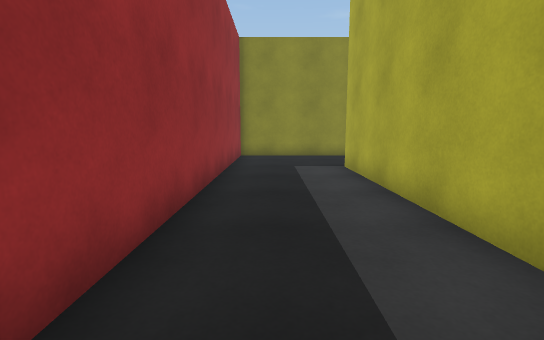
view 1 (above)

20 first-person views from a walk through a 3-D level made in the Unity game engine. The camera is 1.2 m above the floor, tilts 8° down and sees 85° across. The floor is counted in squares, 1 m on a side. Each view is taken from the middle of a square. On the plan, view 1 faces up. The plan holds only what a view shows up to about 13 squares ahead; the rest is blank. The place goes on beyond the plan. The player character is not drawn.

view 2
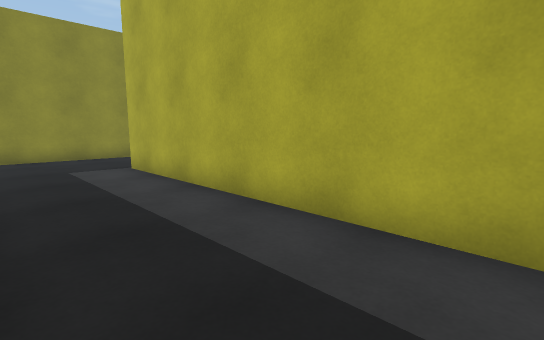

view 3
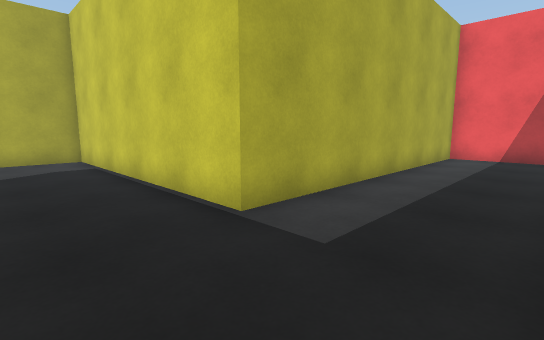

view 4
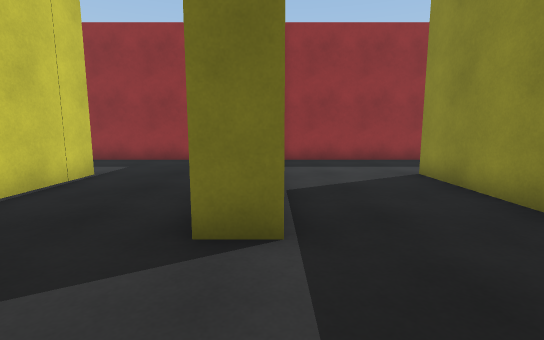

view 5
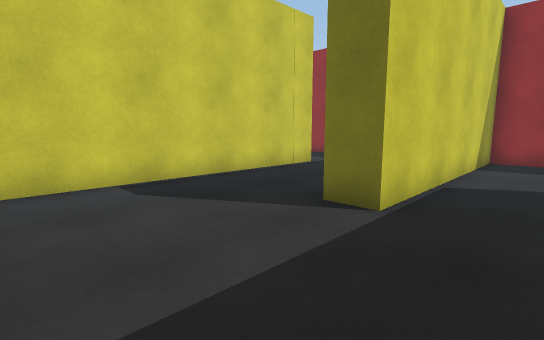

view 6
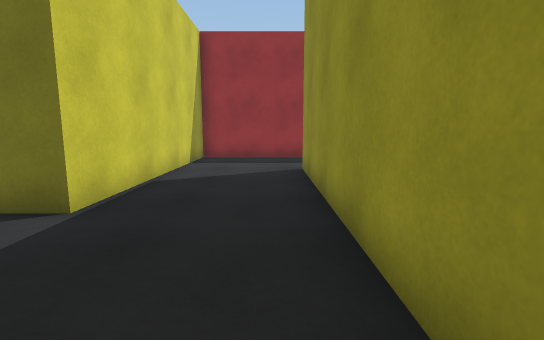

view 7
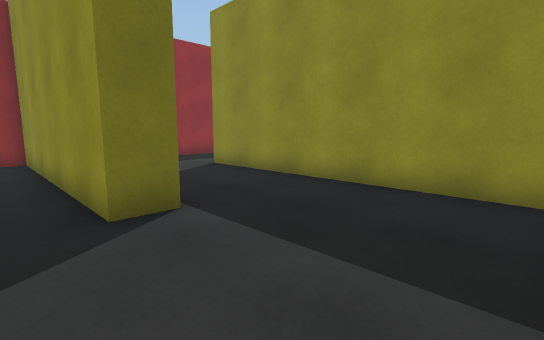

view 8
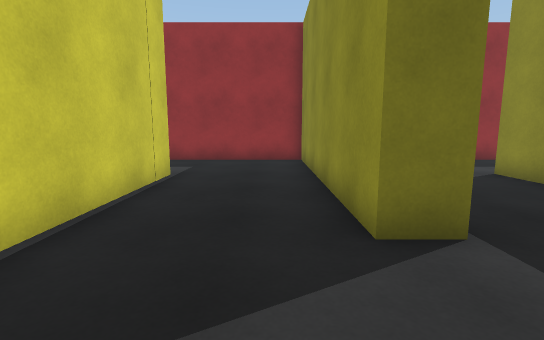

view 9
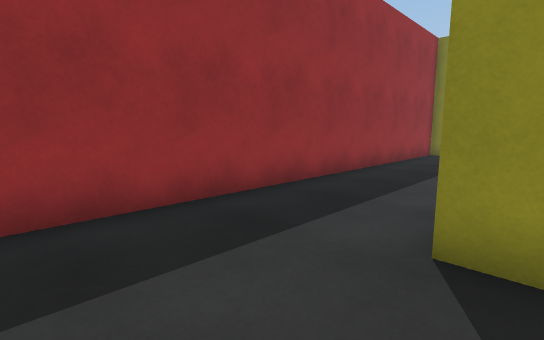

view 10
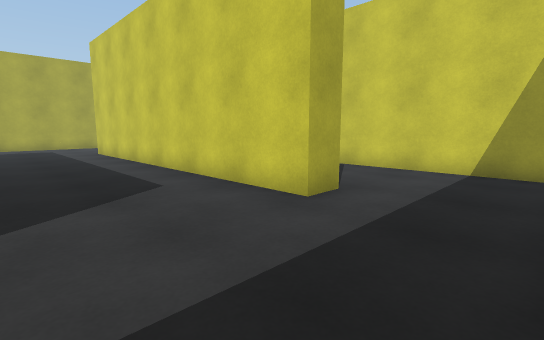

view 11
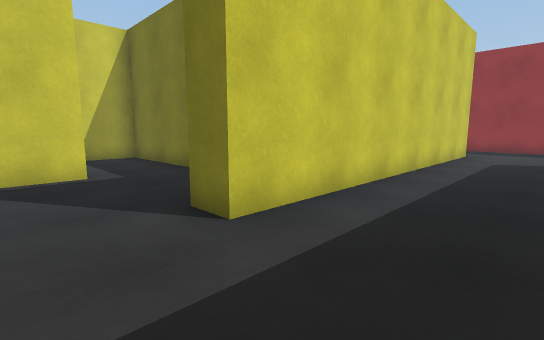

view 12
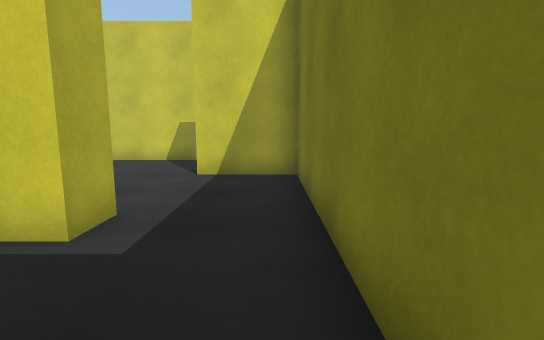

view 13
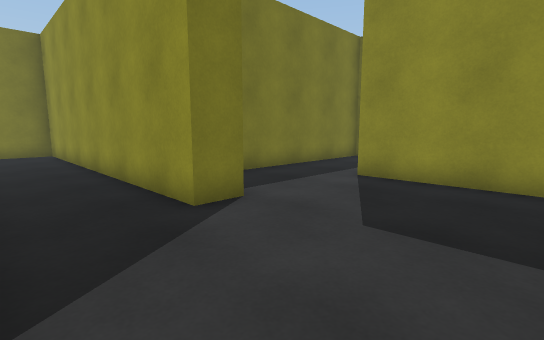

view 14
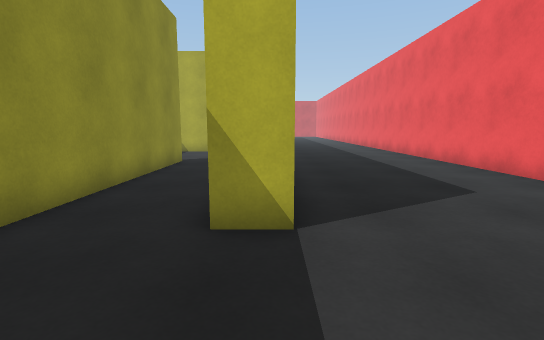

view 15
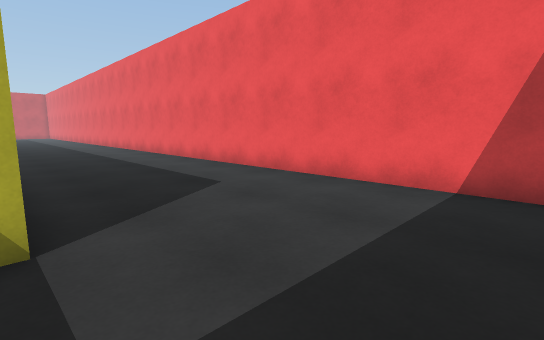

view 16
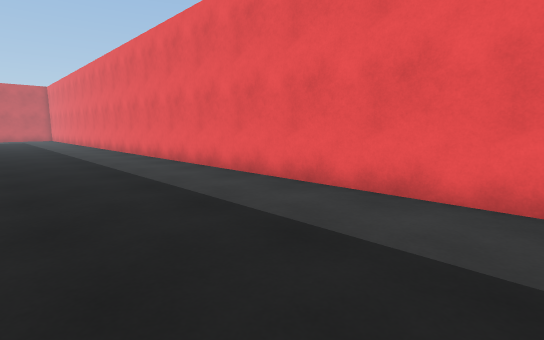

view 17
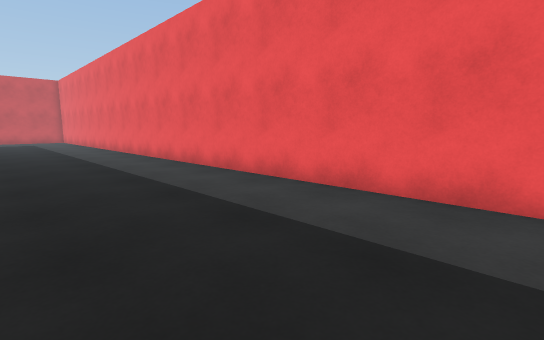

view 18
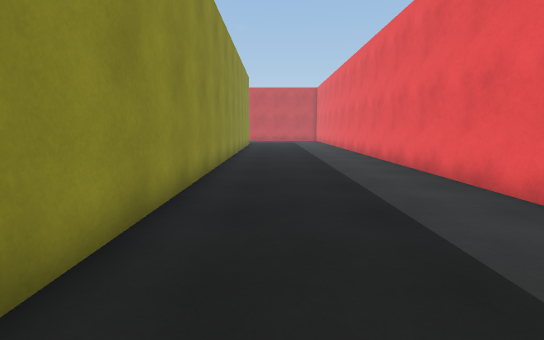

view 19
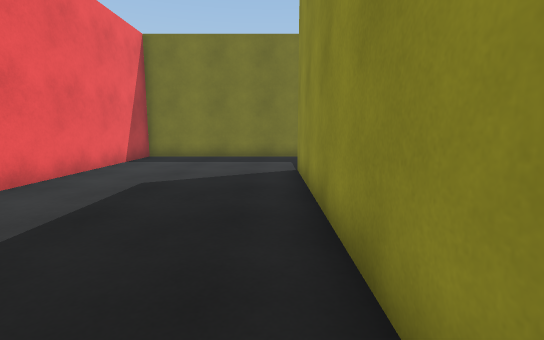

view 20
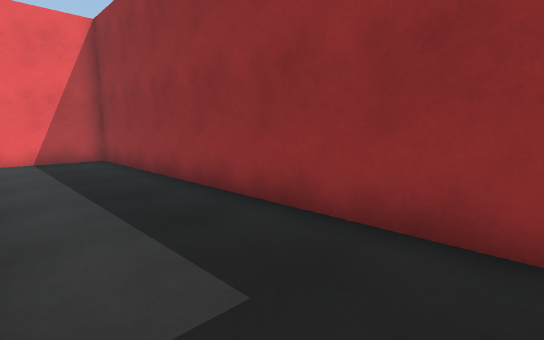

### Floor plan
Points are (right, up) in squares from view 1. A wall is a line through its corners. A room is listed if a view was taken in it or the views show most of it. See-through windows are left out.
Room 1 (views 1, 2, 3, 4, 5, 6, 7, 8, 9, 10, 11, 12, 20)
walls: (10.9, 17.9) (2.3, 17.9) (2.3, 18.9) (14.7, 18.9) (14.7, 17.9); (12.3, 18) (12.3, 14.5); (15.2, 14) (16.8, 14); (-1.4, 23.5) (-1.4, 14.1) (6.9, 14.1) (6.9, 13.1) (-1.4, 13.1) (-1.4, -1.3) (2.3, -1.3) (2.3, 9.3) (11.3, 9.3) (11.3, 11.5)
ways out: opening at (13.5, 13.5) to room 2
Room 2 (views 13, 14, 15, 16, 17, 18, 19)
walls: (15.4, 4.7) (7.4, 4.7) (7.4, 5.8); (15.8, 5.7) (19.1, 5.7); (18.8, 13) (15.2, 13) (15.2, 14); (12.3, 14.5) (12.3, 9.3) (15, 9.3) (15, 8.3) (3.3, 8.3) (3.3, 6.6); (3.3, 5.1) (3.3, -1.3) (31.1, -1.3); (31.2, 4.7) (19.8, 4.7)
ways out: opening at (13.5, 13.5) to room 1

Positions as (right, up) in squares from view 1, and headings:
1: (0, 0), facing up
2: (-1, 0), facing up-right
3: (-1, 12), facing down-right
4: (10, 14), facing left
5: (11, 16), facing down-left
6: (11, 17), facing left
7: (11, 12), facing up-left
8: (10, 12), facing left
9: (3, 15), facing up-left
10: (-1, 23), facing down-right
11: (17, 22), facing down-left
12: (13, 17), facing down
13: (19, 6), facing up-left
14: (4, 5), facing right
15: (4, 5), facing down-right
16: (12, 4), facing down-right
17: (17, 4), facing down-right
18: (18, 3), facing right
19: (16, 4), facing left
20: (2, 11), facing down-left
